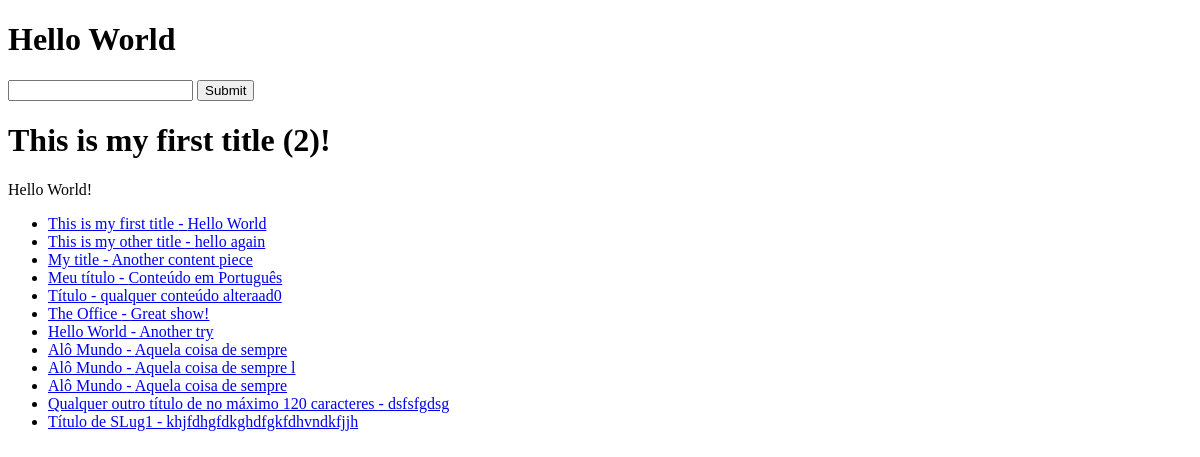
Before: / with the older database file.
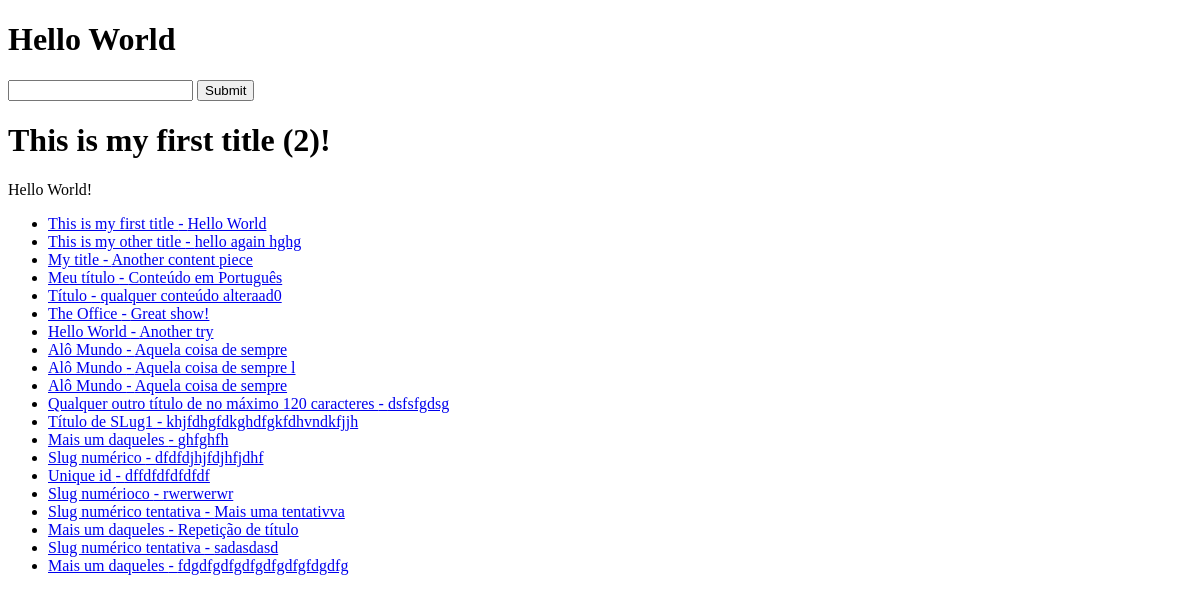
After: the same page with the newer database file.
### articles/models.py (models this page shows, shortened)
class Article(models.Model):
    title = models.CharField(max_length=120)
    slug = models.SlugField(unique=True, blank=True, null=True)
    content = models.TextField()
    timestamp = models.DateTimeField(auto_now=True)
    updated = models.DateTimeField(auto_now_add=True)
    publish = models.DateField(auto_now_add=False, auto_now=False,null=True,blank=True)

### curso_django/views.py (the view)
# urls.py: path('',home_view),  # index / home / root
def home_view(request, id=None, *args, **kwargs):
    name = "Justin"  #hard coded
    random_id = random.randint(1,3) #pseudo random
    article_obj = Article.objects.get(id=random_id)
    article_queryset = Article.objects.all()
    context = {
    "object_list": article_queryset,
    "object":article_obj,
    "title":article_obj.title,
    "id": article_obj.id,
    "content":article_obj.content
}
    HTML_STRING = render_to_string("home-view.html",context=context)
    return HttpResponse(HTML_STRING)

### templates/home-view.html (shortened to what this page needs)
{% extends "base.html" %}
{% block content1 %}
<h1>{{title}} ({{id}})!</h1>
<p>{{content}}!</p>
<ul>
    {% for x in object_list %}
        {%if x.title %}
            <li><a href="/articles/{{ x.id }}">{{ x.title }} -
                {{ x.content }}</a></li>
        {% endif %}
    {% endfor %}
</ul>
{% endblock content1 %}

### templates/base.html (shortened to what this page needs)
<!DOCTYPE html>
<html>
<head>
</head>
<body>
    <h1>Hello World</h1>
    <form action = '/articles/' method="GET">
        <input type='text' name='q'/>
        <input type='submit' />
    </form>
{%block content1 %}{% endblock content1 %}
</body>
</html>

Changed rows visible on the page:
changed Article "This is my other title": content "hello again" → "hello again hghg"
added Article: title "Mais um daqueles", content "ghfghfh"
added Article: title "Slug numérico", content "dfdfdjhjfdjhfjdhf"
added Article: title "Unique id", content "dffdfdfdfdfdf"
added Article: title "Slug numérioco", content "rwerwerwr"
added Article: title "Slug numérico tentativa", content "Mais uma tentativva"
added Article: title "Mais um daqueles", content "Repetição de título"
added Article: title "Slug numérico tentativa", content "sadasdasd"
added Article: title "Mais um daqueles", content "fdgdfgdfgdfgdfgdfgfdgdfg"
